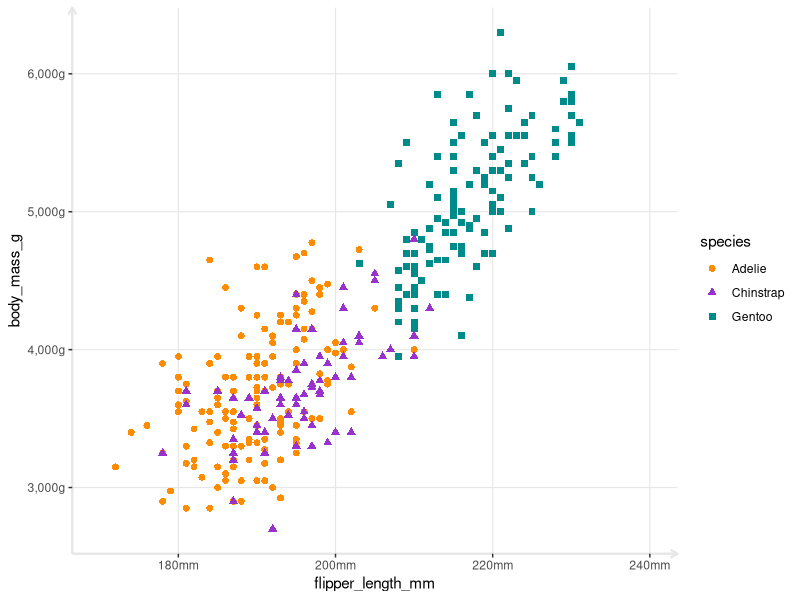

Reproduce this figure in R.
#Load libraries

library(tidyverse)
library(palmerpenguins)

#baseplot

base_plot <- ggplot(data = penguins, aes(x=flipper_length_mm, y=body_mass_g)) +
  geom_point(aes(color = species, shape = species), size=2) +
  scale_color_manual(values = c("darkorange", "darkorchid", "cyan4"))



#Styles, axes, grids

base_plot +
  scale_x_continuous(limits = c(170,240), 
                     labels = scales::label_number(suffix = "mm")) +
  scale_y_continuous(labels = scales::label_comma(suffix = "g")) + 
  theme(
    panel.background = element_blank(),
    panel.grid.major = element_line(color = "#e7e7e7",size = 0.4),
    panel.grid.minor = element_blank(),
    axis.line = element_line(color = "#e7e7e7",size = 0.8,
                             arrow = arrow(length = unit(2, "mm")))
    
  )